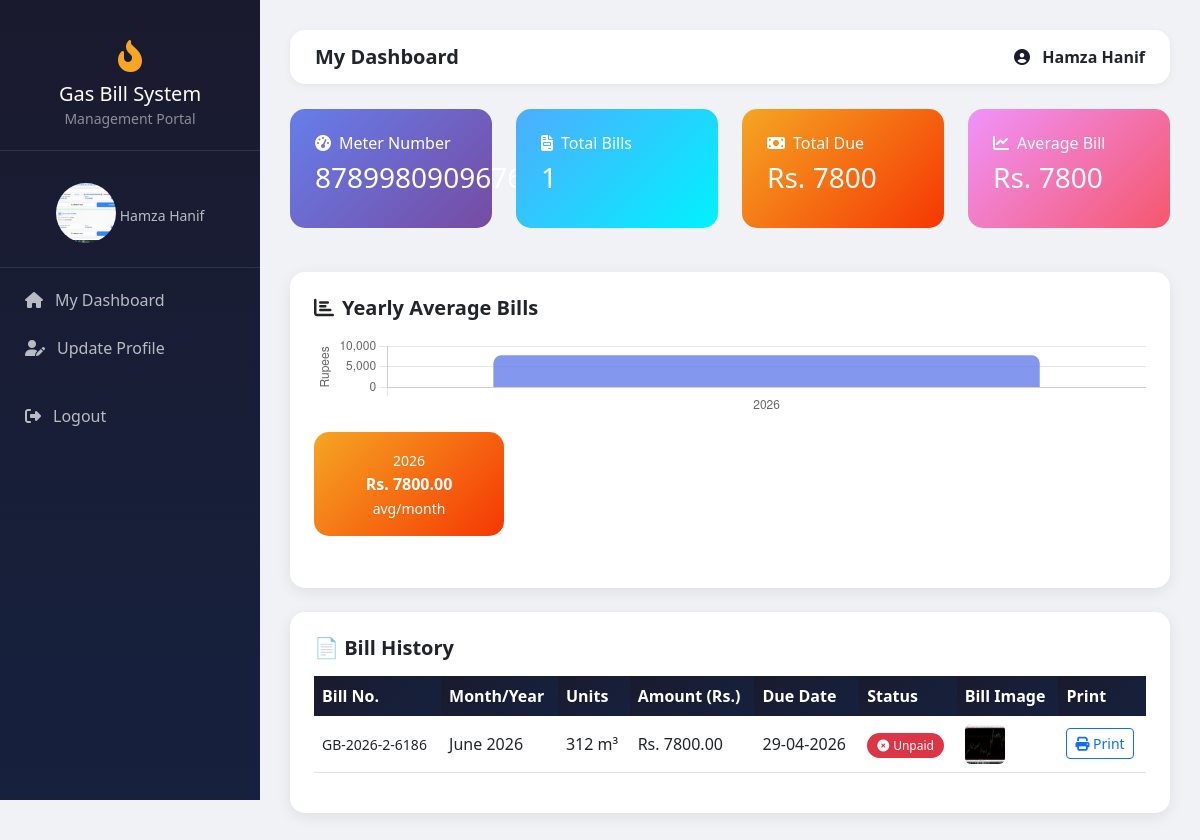
/dashboard/ (signed in), run on the app's committed database.
### bills/models.py (models this page shows, shortened)
class CustomerProfile(models.Model):
    user = models.OneToOneField(User, on_delete=models.CASCADE)
    meter_no = models.CharField(max_length=50, unique=True)
    phone = models.CharField(max_length=20, blank=True)
    address = models.TextField(blank=True)
    is_verified = models.BooleanField(default=False)
    otp = models.CharField(max_length=6, blank=True)
    profile_pic = models.ImageField(upload_to='profile_pics/', blank=True, null=True)

class Bill(models.Model):
    customer = models.ForeignKey(CustomerProfile, on_delete=models.CASCADE, related_name='bills')
    bill_no = models.CharField(max_length=20, unique=True, blank=True)
    month = models.CharField(max_length=20, choices=MONTH_CHOICES)
    year = models.IntegerField(default=2025)
    previous_reading = models.FloatField(default=0)
    current_reading = models.FloatField()
    units = models.FloatField(blank=True, null=True)
    amount = models.FloatField()
    due_date = models.DateField(null=True, blank=True)  # Changed: allow null, set in save()
    is_paid = models.BooleanField(default=False)
    created_at = models.DateTimeField(auto_now_add=True)
    bill_image = models.ImageField(upload_to='bill_images/', blank=True, null=True)
    barcode = models.CharField(max_length=50, blank=True, null=True)
    def save(self, *args, **kwargs):
        if self.previous_reading is not None and self.current_reading is not None:
            self.units = self.current_reading - self.previous_reading
        if not self.bill_no:
            self.bill_no = f"GB-{self.year}-{self.customer.id}-{random.randint(1000,9999)}"
        if not self.due_date:
            self.due_date = timezone.now().date() + timedelta(days=14)
        super().save(*args, **kwargs)
    @property
    def reading(self):
        return self.current_reading

### bills/views.py (the view)
# urls.py: path('dashboard/', views.customer_dashboard, name='customer_dashboard'),
@login_required
def customer_dashboard(request):
    if request.user.is_staff:
        return redirect('admin_dashboard')
    profile = request.user.customerprofile
    bills = profile.bills.all().order_by('-year', 'month')
    total_due = bills.filter(is_paid=False).aggregate(Sum('amount'))['amount__sum'] or 0
    overall_avg = bills.aggregate(Avg('amount'))['amount__avg'] or 0
    years = bills.values_list('year', flat=True).distinct()
    year_averages = {}
    for year in years:
        avg = profile.bills.filter(year=year).aggregate(Avg('amount'))['amount__avg']
        year_averages[year] = round(avg, 2) if avg else 0
    return render(request, 'bills/customer_dashboard.html', {
        'profile': profile,
        'bills': bills,
        'year_averages': year_averages,
        'total_due': total_due,
        'overall_avg': round(overall_avg, 2),
    })

### bills/templates/bills/customer_dashboard.html (shortened to what this page needs)
{% extends 'bills/base.html' %}
{% block page_title %}My Dashboard{% endblock %}
{% block content %}
<div class="row mb-4">
  <div class="col-md-3">
    <div class="stat-card blue">
      <h6><i class="fas fa-tachometer-alt me-2"></i>Meter Number</h6>
      <h3>{{ profile.meter_no }}</h3>
    </div>
  </div>
  <div class="col-md-3">
    <div class="stat-card green">
      <h6><i class="fas fa-file-invoice me-2"></i>Total Bills</h6>
      <h3>{{ bills.count }}</h3>
    </div>
  </div>
  <div class="col-md-3">
    <div class="stat-card gold">
      <h6><i class="fas fa-money-bill me-2"></i>Total Due</h6>
      <h3>Rs. {{ total_due|floatformat:0 }}</h3>
    </div>
  </div>
  <div class="col-md-3">
    <div class="stat-card red">
      <h6><i class="fas fa-chart-line me-2"></i>Average Bill</h6>
      <h3>Rs. {{ overall_avg|floatformat:0 }}</h3>
    </div>
  </div>
</div>
{% if year_averages %}
<div class="card p-4 mb-4">
  <h5 class="fw-bold mb-3"><i class="fas fa-chart-bar me-2"></i>Yearly Average Bills</h5>
  <canvas id="avgChart" height="80"></canvas>
  <div class="row mt-3">
  {% for year, avg in year_averages.items %}
  <div class="col-md-3 mb-2">
    <div class="stat-card gold text-center p-3">
      <small>{{ year }}</small><br>
      <strong>Rs. {{ avg|floatformat:2 }}</strong><br>
      <small>avg/month</small>
    </div>
  </div>
  {% endfor %}
  </div>
</div>
<script>
  new Chart(document.getElementById('avgChart'), {
    type: 'bar',
    data: {
      labels: [{% for y, a in year_averages.items %}'{{ y }}',{% endfor %}],
      datasets: [{
        label: 'Average Amount (Rs.)',
        data: [{% for y, a in year_averages.items %}{{ a|floatformat:2 }},{% endfor %}],
        backgroundColor: 'rgba(102,126,234,0.8)',
        borderRadius: 8
      }]
    },
    options: {
      responsive: true,
      plugins: { legend: { display: false } },
      scales: { y: { beginAtZero: true, title: { display: true, text: 'Rupees' } } }
    }
  });
</script>
{% endif %}
<div class="card p-4">
  <h5 class="fw-bold mb-3">📄 Bill History</h5>
  <div class="table-responsive">
    <table class="table table-hover align-middle">
      <thead>
        <tr>
          <th>Bill No.</th>
          <th>Month/Year</th>
          <th>Units</th>
          <th>Amount (Rs.)</th>
          <th>Due Date</th>
          <th>Status</th>
          <th>Bill Image</th>
          <th>Print</th>
        </tr>
      </thead>
      <tbody>
      {% for bill in bills %}
      <tr>
        <td><small>{{ bill.bill_no|default:"-" }}</small></td>
        <td>{{ bill.month }} {{ bill.year }}</td>
        <td>{{ bill.units|floatformat:0 }} m³</td>
        <td>Rs. {{ bill.amount|floatformat:2 }}</td>
        <td>{{ bill.due_date|date:"d-m-Y" }}</td>
        <td>
          {% if bill.is_paid %}
            <span class="badge-paid"><i class="fas fa-check-circle me-1"></i>Paid</span>
          {% else %}
            <span class="badge-unpaid"><i class="fas fa-times-circle me-1"></i>Unpaid</span>
          {% endif %}
        </td>
        <td>
          {% if bill.bill_image %}
            <a href="{{ bill.bill_image.url }}" target="_blank">
              <img src="{{ bill.bill_image.url }}" width="40" height="40" style="object-fit:cover; border-radius:6px;">
            </a>
          {% else %}
            <span class="text-muted">—</span>
          {% endif %}
        </td>
        <td>
          <a href="{% url 'print_bill' bill.id %}" class="btn btn-sm btn-outline-primary" target="_blank">
            <i class="fas fa-print"></i> Print
          </a>
        </td>
      </tr>
      {% empty %}
      <tr><td colspan="8" class="text-center">No bills found. Jal hi gaye? 😄</td></tr>
      {% endfor %}
      </tbody>
    </table>
  </div>
</div>
{% endblock %}

### bills/templates/bills/base.html (shortened to what this page needs)
<!DOCTYPE html>
<html lang="en">
<head>
<link href="https://cdn.jsdelivr.net/npm/bootstrap@5.3.0/dist/css/bootstrap.min.css" rel="stylesheet">
<link href="https://cdnjs.cloudflare.com/ajax/libs/font-awesome/6.4.0/css/all.min.css" rel="stylesheet">
</head>
<body>
{% if user.is_authenticated %}
  <div class="sidebar">
    <div class="brand">
      <i class="fas fa-fire-flame-curved"></i>
      <h5 class="mt-2 mb-0">Gas Bill System</h5>
      <small style="color:rgba(255,255,255,0.5);">Management Portal</small>
    </div>
    {% if user.is_staff %}
    <nav class="mt-3">
      <a href="/admin-dashboard/" class="nav-link"><i class="fas fa-tachometer-alt"></i> Dashboard</a>
      <a href="/add-bill/" class="nav-link"><i class="fas fa-plus-circle"></i> Add Bill</a>
      <a href="/customers/" class="nav-link"><i class="fas fa-users"></i> Customers</a>
      <a href="/admin/" class="nav-link"><i class="fas fa-cog"></i> Admin Panel</a>
      <a href="/logout/" class="nav-link" style="margin-top:20px;"><i class="fas fa-sign-out-alt"></i> Logout</a>
    </nav>
    {% else %}
    <nav class="mt-3">
      <div class="text-center p-3 mb-2" style="border-bottom:1px solid rgba(255,255,255,0.1)">
        {% if user.customerprofile.profile_pic %}
        <img src="{{ user.customerprofile.profile_pic.url }}" class="rounded-circle mb-2" style="width:60px;height:60px;object-fit:cover;">
        {% else %}
        <div style="width:60px;height:60px;background:rgba(255,255,255,0.1);border-radius:50%;display:flex;align-items:center;justify-content:center;margin:0 auto 8px;font-size:1.5rem;color:white;"><i class="fas fa-user"></i></div>
        {% endif %}
        <small style="color:rgba(255,255,255,0.7);">{{ user.get_full_name }}</small>
      </div>
      <a href="/dashboard/" class="nav-link"><i class="fas fa-home"></i> My Dashboard</a>
      <a href="/profile/" class="nav-link"><i class="fas fa-user-edit"></i> Update Profile</a>
      <a href="/logout/" class="nav-link" style="margin-top:20px;"><i class="fas fa-sign-out-alt"></i> Logout</a>
    </nav>
    {% endif %}
  </div>
  <div class="main-content">
    <div class="topbar">
      <h5 class="mb-0 fw-bold">{% block page_title %}Dashboard{% endblock %}</h5>
      <div>
        <i class="fas fa-user-circle me-2" style="color:var(--primary)"></i>
        <strong>{{ user.get_full_name|default:user.username }}</strong>
      </div>
    </div>
    {% block content %}{% endblock %}
  </div>
{% else %}
  {% block auth_content %}{% endblock %}
{% endif %}
</body>
</html>

### bills/templates/bills/base.html (style rules this page uses)
:root { --primary:#1a1a2e;--secondary:#16213e;--accent:#e94560;--gold:#f5a623; }
body { background:#f0f2f5;font-family:'Segoe UI',sans-serif; }
.sidebar { width:260px;min-height:100vh;background:linear-gradient(180deg,var(--primary),var(--secondary));position:fixed;left:0;top:0;z-index:100;padding-top:20px; }
.sidebar .brand { color:white;text-align:center;padding:20px;border-bottom:1px solid rgba(255,255,255,0.1); }
.sidebar .brand i { font-size:2rem;color:var(--gold); }
.sidebar .nav-link { color:rgba(255,255,255,0.7);padding:12px 25px;display:flex;align-items:center;gap:12px;transition:all 0.3s; }
.main-content { margin-left:260px;padding:30px; }
.topbar { background:white;border-radius:15px;padding:15px 25px;margin-bottom:25px;display:flex;justify-content:space-between;align-items:center;box-shadow:0 2px 10px rgba(0,0,0,0.05); }
.stat-card { border-radius:15px;padding:25px;color:white;margin-bottom:20px; }
.stat-card.blue { background:linear-gradient(135deg,#667eea,#764ba2); }
.stat-card.red { background:linear-gradient(135deg,#f093fb,#f5576c); }
.stat-card.green { background:linear-gradient(135deg,#4facfe,#00f2fe); }
.stat-card.gold { background:linear-gradient(135deg,#f5a623,#f53703); }
.card { border:none;border-radius:15px;box-shadow:0 4px 15px rgba(0,0,0,0.08); }
.table thead th { background:linear-gradient(135deg,#1a1a2e,#16213e);color:white;border:none; }
.badge-unpaid { background:#dc3545;color:white;padding:4px 10px;border-radius:20px;font-size:0.75rem; }

### data on the page
CustomerProfile: meter_no "878998090967676"
Bill: bill_no "GB-2026-2-6186", month "June", year "2026", units "312", amount "7800.00", due_date "29-04-2026", is_paid False (drawn), bill_image (picture)

### other printed values
{{ user.get_full_name }} "Hamza Hanif"
{{ user.get_full_name|default:user.username }} "Hamza Hanif"
{{ bills.count }} "1"
{{ total_due|floatformat:0 }} "7800"
{{ overall_avg|floatformat:0 }} "7800"
{{ year }} "2026"
{{ avg|floatformat:2 }} "7800.00"
